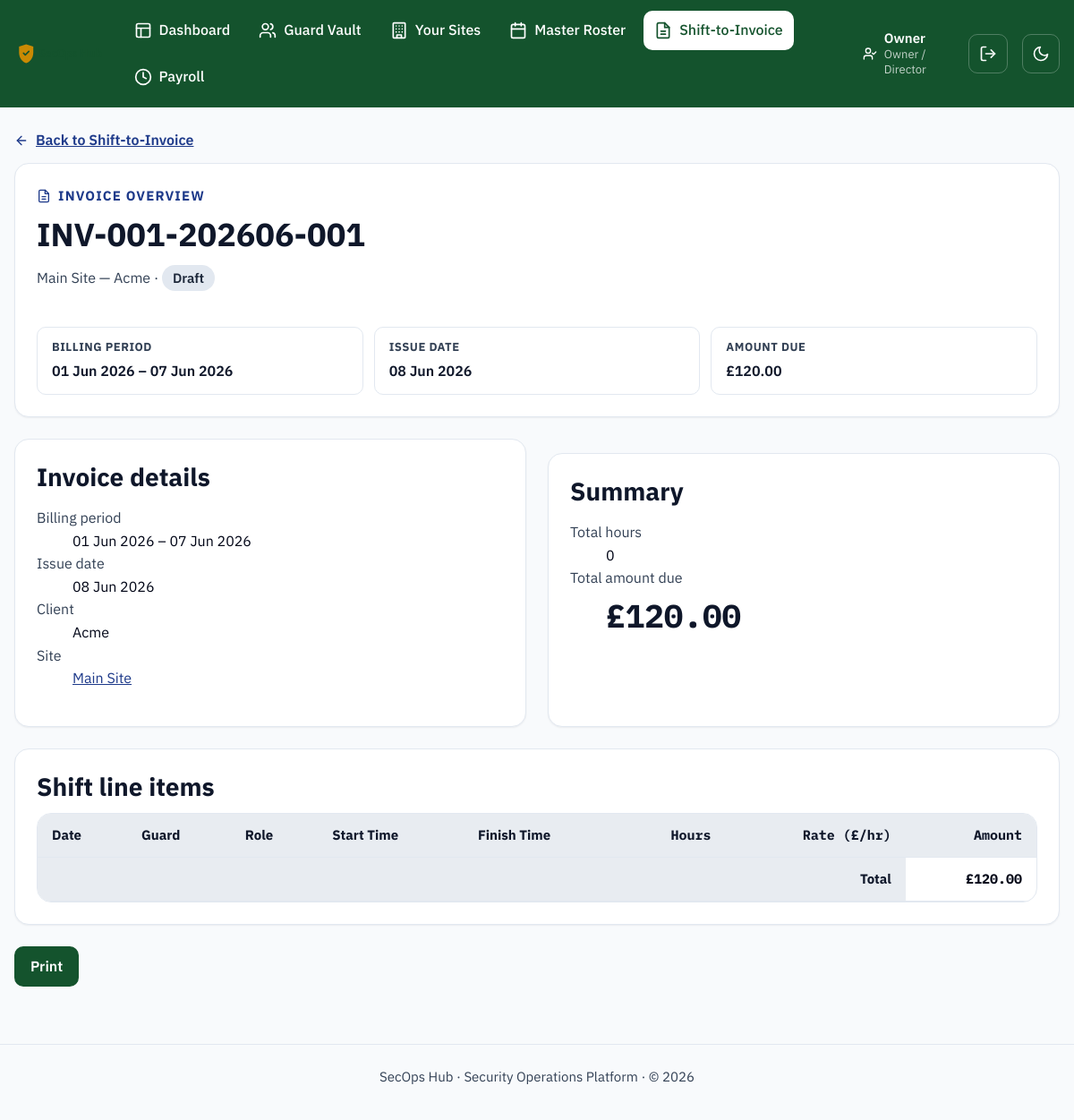
The page /invoices/1/print-preview (signed in) on the database its author committed.
### models.py (models this page shows, shortened)
class User(UserMixin, db.Model):
    __tablename__ = "users"
    id = db.Column(db.Integer, primary_key=True)
    name = db.Column(db.String(120), nullable=False)
    email = db.Column(db.String(120), unique=True, nullable=False)
    password_hash = db.Column(db.String(255), nullable=False)
    role = db.Column(db.String(30), nullable=False)
    language = db.Column(db.String(10), default="en", nullable=False)
    is_active_account = db.Column(db.Boolean, default=True, nullable=False)
    mfa_secret = db.Column(db.String(32))
    mfa_enabled = db.Column(db.Boolean, default=False, nullable=False)
    guard_id = db.Column(db.Integer, db.ForeignKey("guards.id"), nullable=True)
    created_at = db.Column(db.DateTime, default=datetime.utcnow)
    last_login_at = db.Column(db.DateTime)
    guard = db.relationship("Guard")
    @property
    def role_label(self):
        return ROLE_LABELS.get(self.role, self.role)
    @property
    def is_frontline(self):
        return self.role in FRONTLINE_ROLES

class Invoice(db.Model):
    __tablename__ = "invoices"
    id = db.Column(db.Integer, primary_key=True)
    invoice_number = db.Column(db.String(30), unique=True, nullable=False)
    site_id = db.Column(db.Integer, db.ForeignKey("sites.id"), nullable=False)
    period_start = db.Column(db.Date, nullable=False)
    period_end = db.Column(db.Date, nullable=False)
    issue_date = db.Column(db.Date, default=date.today, nullable=False)
    status = db.Column(db.String(20), default="draft", nullable=False)
    total_amount = db.Column(db.Numeric(10, 2), default=0)
    site = db.relationship("Site", back_populates="invoices")
    shifts = db.relationship("Shift", back_populates="invoice")
    @property
    def total_hours(self):
        return round(sum(s.hours for s in self.shifts), 2)

class Site(db.Model):
    __tablename__ = "sites"
    id = db.Column(db.Integer, primary_key=True)
    name = db.Column(db.String(120), nullable=False)
    client_name = db.Column(db.String(120), nullable=False)
    address = db.Column(db.String(255))
    site_manager = db.Column(db.String(120))
    pay_rate_default = db.Column(db.Numeric(8, 2), default=0)
    bill_rate_default = db.Column(db.Numeric(8, 2), default=0)
    billing_rate = db.Column(db.Numeric(8, 2), default=18.00, nullable=False)
    is_active = db.Column(db.Boolean, default=True, nullable=False)
    created_at = db.Column(db.DateTime, default=datetime.utcnow)
    shifts = db.relationship("Shift", back_populates="site")
    invoices = db.relationship("Invoice", back_populates="site")

### blueprints/invoices.py (the view)
@invoices_bp.route("/<int:invoice_id>/print-preview")
def print_preview(invoice_id):
    invoice = Invoice.query.get_or_404(invoice_id)
    shifts = sorted(invoice.shifts, key=lambda s: (s.shift_date, s.start_time))
    return render_template("invoices/print_preview.html", invoice=invoice, shifts=shifts)

### blueprints/invoices.py (called while the page is built)
@invoices_bp.before_request
@login_required
def _restrict_to_finance_roles():
    if current_user.role not in FINANCE_ROLES:
        abort(403)

### i18n.py (called while the page is built, shortened)
def _load(lang):
    if lang in _cache:
        return _cache[lang]

def translate(key, lang=DEFAULT_LANGUAGE):
    strings = _load(lang)
    if key in strings:
        return strings[key]
    if lang != DEFAULT_LANGUAGE:
        return _load(DEFAULT_LANGUAGE).get(key, key)
    return key

### templates/invoices/print_preview.html (shortened to what this page needs)
{% extends "base.html" %}
{% from "_icons.html" import icon_arrow_left, icon_invoice, icon_check_circle %}
{% block body_class %}print-preview{% endblock %}
{% block content %}
  {% set print_mode = true %}
  {% include "invoices/_invoice_detail.html" with context %}
  <div style="margin-top: var(--space-5);">
    <a class="btn btn-primary" href="#" onclick="window.print(); return false;">Print</a>
  </div>
{% endblock %}

### templates/base.html (shortened to what this page needs)
<!doctype html>
<html lang="en">
<head>
  <link rel="stylesheet" href="{{ url_for('static', filename='css/styles.css') }}">
</head>
<body class="{% block body_class %}{% endblock %}">
  {% from "_icons.html" import icon_shield, icon_layout, icon_users, icon_building, icon_invoice, icon_sun, icon_moon, icon_log_out, icon_user_check, icon_clock, icon_calendar %}
  <header class="app-header">
    <div class="app-header__inner">
      <a class="app-header__brand" href="{{ url_for('dashboard') }}">
        <img class="app-header__logo" src="{{ url_for('static', filename='img/logo.svg') }}" alt="SecOps Hub" height="28">
      </a>
      {% if current_user.is_authenticated %}
        <nav class="app-nav" aria-label="Primary">
          {% if not current_user.is_frontline %}
            <a href="{{ url_for('dashboard') }}" {% if request.endpoint == 'dashboard' %}aria-current="page"{% endif %}>
              {{ icon_layout() }} {{ t('nav.dashboard') }}
            </a>
          {% endif %}
          {% if current_user.role in ('owner', 'ops_manager', 'hr_compliance') %}
            <a href="{{ url_for('guards.list_guards') }}" {% if request.endpoint and request.endpoint.startswith('guards.') %}aria-current="page"{% endif %}>
              {{ icon_users() }} {{ t('nav.guards') }}
            </a>
          {% endif %}
          {% if current_user.role in ('owner', 'ops_manager', 'supervisor') %}
            <a href="{{ url_for('sites.list_sites') }}" {% if request.endpoint and request.endpoint.startswith('sites.') %}aria-current="page"{% endif %}>
              {{ icon_building() }} {{ t('nav.sites') }}
            </a>
            <a href="{{ url_for('roster.master') }}" {% if request.endpoint and request.endpoint.startswith('roster.') %}aria-current="page"{% endif %}>
              {{ icon_calendar() }} {{ t('nav.roster') }}
            </a>
          {% endif %}
          {% if current_user.role in ('owner', 'ops_manager') %}
            <a href="{{ url_for('invoices.list_invoices') }}" {% if request.endpoint and request.endpoint.startswith('invoices.') %}aria-current="page"{% endif %}>
              {{ icon_invoice() }} {{ t('nav.invoices') }}
            </a>
          {% endif %}
          {% if current_user.role in ('owner', 'hr_compliance') %}
            <a href="{{ url_for('payroll.overview') }}" {% if request.endpoint and request.endpoint.startswith('payroll.') %}aria-current="page"{% endif %}>
              {{ icon_clock() }} {{ t('nav.payroll') }}
            </a>
          {% endif %}
        </nav>
        <div class="app-header__session">
          <span class="app-header__user">
            {{ icon_user_check("icon icon--sm") }}
            <span>
              <strong>{{ current_user.name }}</strong>
              <small>{{ current_user.role_label }}</small>
            </span>
          </span>
          <form method="post" action="{{ url_for('auth.logout') }}">
            <button type="submit" class="theme-toggle" aria-label="{{ t('nav.logout') }}" title="{{ t('nav.logout') }}">
              {{ icon_log_out() }}
            </button>
          </form>
        </div>
      {% endif %}
      <button type="button" id="theme-toggle" class="theme-toggle" aria-pressed="false" aria-label="Switch to dark mode">
        {{ icon_moon("icon icon-moon") }}
      </button>
    </div>
  </header>
  <main id="main-content" class="app-main">
    {% with messages = get_flashed_messages(with_categories=true) %}
      {% if messages %}
          {% for category, message in messages %}
              {% if category == 'error' %}
                {% from "_icons.html" import icon_x_circle %}
              {% else %}
                {% from "_icons.html" import icon_check_circle %}
              {% endif %}
          {% endfor %}
      {% endif %}
    {% endwith %}
    {% block content %}{% endblock %}
  </main>
  <footer class="app-footer">
    <p>SecOps Hub &middot; Security Operations Platform &middot; &copy; {{ current_year }}</p>
  </footer>
</body>
</html>

### templates/invoices/_invoice_detail.html (shortened to what this page needs)
<a class="breadcrumb-link" href="{{ url_for('invoices.list_invoices') }}">{{ icon_arrow_left("icon icon--sm") }} Back to Shift-to-Invoice</a>
<section class="card invoice-hero">
  <div class="invoice-hero__content">
    <div class="invoice-hero__eyebrow">{{ icon_invoice("icon icon--sm") }} Invoice overview</div>
    <div class="page-header" style="margin-bottom: 0;">
      <div>
        <h1>{{ invoice.invoice_number }}</h1>
        <p class="page-header__meta">
          {{ invoice.site.name }} &mdash; {{ invoice.site.client_name }}
          &middot; <span class="badge badge--{{ invoice.status }}">{{ invoice.status|capitalize }}</span>
        </p>
      </div>
    </div>
  </div>
  <div class="invoice-hero__facts">
    <div class="invoice-hero__fact">
      <span class="invoice-hero__label">Billing period</span>
      <span class="invoice-hero__value">{{ invoice.period_start.strftime('%d %b %Y') }} &ndash; {{ invoice.period_end.strftime('%d %b %Y') }}</span>
    </div>
    <div class="invoice-hero__fact">
      <span class="invoice-hero__label">Issue date</span>
      <span class="invoice-hero__value">{{ invoice.issue_date.strftime('%d %b %Y') }}</span>
    </div>
    <div class="invoice-hero__fact">
      <span class="invoice-hero__label">Amount due</span>
      <span class="invoice-hero__value">£{{ '%.2f'|format(invoice.total_amount) }}</span>
    </div>
  </div>
</section>
<div class="grid-2">
  <section class="card" aria-labelledby="invoice-info-heading">
    <h2 id="invoice-info-heading">Invoice details</h2>
    <dl>
      <dt class="page-header__meta">Billing period</dt>
      <dd>{{ invoice.period_start.strftime('%d %b %Y') }} &ndash; {{ invoice.period_end.strftime('%d %b %Y') }}</dd>
      <dt class="page-header__meta">Issue date</dt>
      <dd>{{ invoice.issue_date.strftime('%d %b %Y') }}</dd>
      <dt class="page-header__meta">Client</dt>
      <dd>{{ invoice.site.client_name }}</dd>
      <dt class="page-header__meta">Site</dt>
      <dd><a href="{{ url_for('sites.detail', site_id=invoice.site_id) }}">{{ invoice.site.name }}</a></dd>
    </dl>
  </section>
  <section class="card" aria-labelledby="invoice-summary-heading">
    <h2 id="invoice-summary-heading">Summary</h2>
    <dl>
      <dt class="page-header__meta">Total hours</dt>
      <dd>{{ invoice.total_hours }}</dd>
      <dt class="page-header__meta">Total amount due</dt>
      <dd class="stat-card__value">£{{ '%.2f'|format(invoice.total_amount) }}</dd>
    </dl>
  </section>
</div>
<section class="card" aria-labelledby="line-items-heading" style="margin-top: var(--space-5);">
  <h2 id="line-items-heading">Shift line items</h2>
  <div class="table-wrapper">
    <table>
      <thead>
        <tr>
          <th scope="col">Date</th>
          <th scope="col">Guard</th>
          <th scope="col">Role</th>
          <th scope="col">Start Time</th>
          <th scope="col">Finish Time</th>
          <th scope="col" class="numeric">Hours</th>
          <th scope="col" class="numeric">Rate (£/hr)</th>
          <th scope="col" class="numeric">Amount</th>
        </tr>
      </thead>
      <tfoot>
        <tr>
          <th scope="row" colspan="7" style="text-align:right;">Total</th>
          <td class="numeric"><strong>£{{ '%.2f'|format(invoice.total_amount) }}</strong></td>
        </tr>
      </tfoot>
    </table>
  </div>
</section>

### rows shown on the page
User: name "Owner", role_label "Owner / Director"
Invoice: invoice_number "INV-001-202606-001", status "Draft", period_start "01 Jun 2026", period_end "07 Jun 2026", issue_date "08 Jun 2026", total_amount "120.00"
Site: site.name "Main Site", site.client_name "Acme"

### other values the page prints
{{ t('nav.dashboard') }} "Dashboard"
{{ t('nav.guards') }} "Guard Vault"
{{ t('nav.sites') }} "Your Sites"
{{ t('nav.roster') }} "Master Roster"
{{ t('nav.invoices') }} "Shift-to-Invoice"
{{ t('nav.payroll') }} "Payroll"
{{ invoice.total_hours }} "0"
